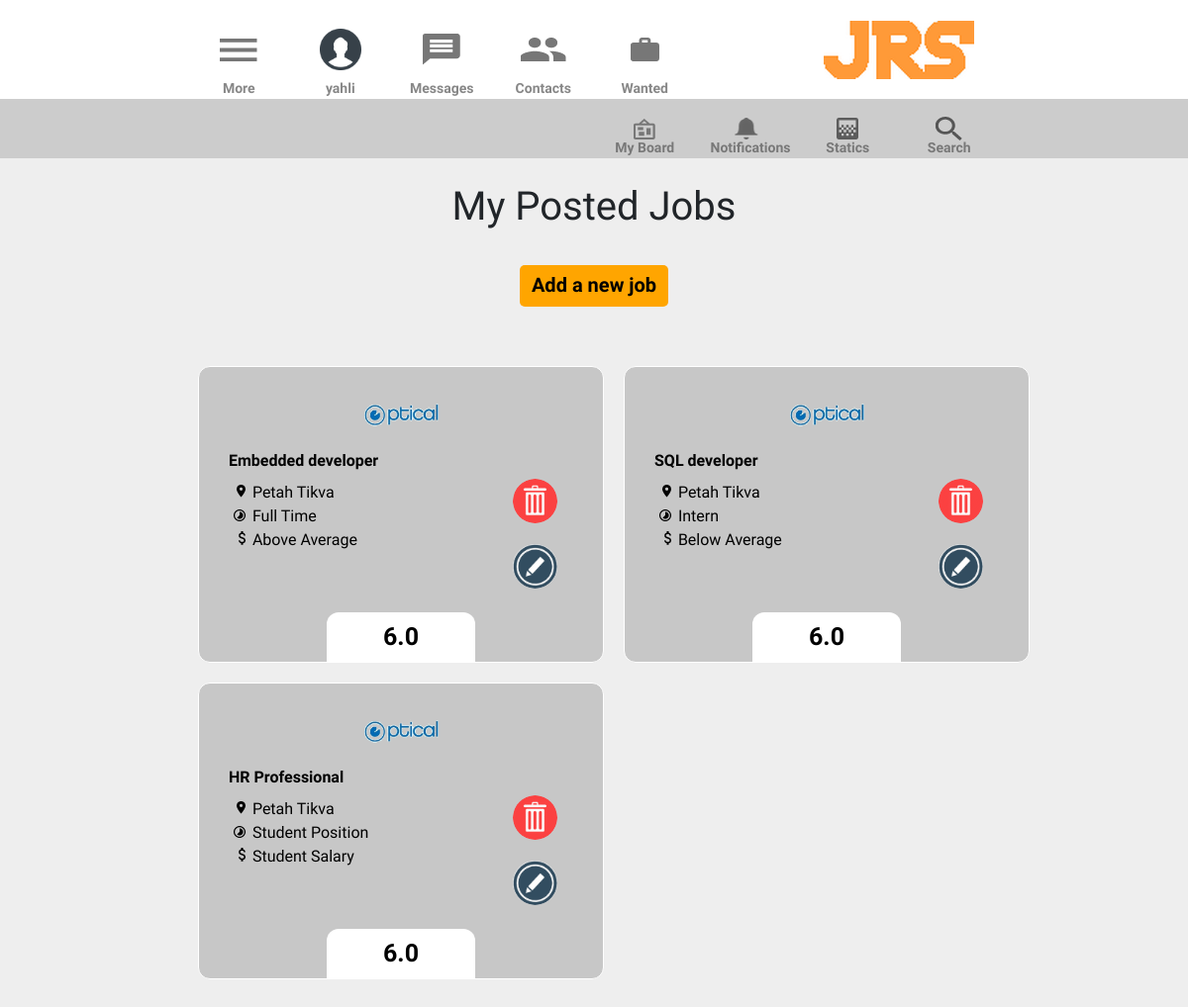
The page /myjobs (signed in) on the database its author committed.
### mainapp/models.py (models this page shows)
class jrsUser(models.Model):
    username = models.CharField(max_length=20, primary_key=True)
    email = models.EmailField()
    location = models.CharField(max_length=40)
    company = models.CharField(max_length=30, default='')
    users = models.Manager()

class job(models.Model):
    id = models.IntegerField(primary_key=True)
    postedby = models.CharField(max_length=20, default='Sharon')
    company = models.CharField(max_length=30)
    title = models.CharField(max_length=20)
    jobType = models.CharField(max_length=15)
    salary = models.CharField(max_length=15)
    jobDescription = models.CharField(max_length=800)
    logo = models.ImageField(upload_to = 'static/mainapp/assets/images')
    rank = models.FloatField()
    location = models.CharField(max_length=40, default='Not specified')
    mustmeet1 = models.CharField(max_length=30, default='')
    mustmeet2 = models.CharField(max_length=30, default='')
    mustmeet3 = models.CharField(max_length=30, default='')
    mustmeet4 = models.CharField(max_length=30, default='')
    mustmeet5 = models.CharField(max_length=30, default='')
    mustmeet6 = models.CharField(max_length=30, default='')
    objects = models.Manager()

### mainapp/views.py (the view)
# urls.py: path('myjobs', views.myJobs, name="myJobs"),
def myJobs(request):
    if not request.user.is_authenticated:
        return render(request, 'index.html')
    jobs = job.objects.all().filter(postedby=request.user.username)
    listsize = len(jobs)
    jrsuser = jrsUser.users.get(username=request.user.username)
    return render(request, 'myjobs.html', {'logged':jrsuser, 'jobs':jobs, 'size':listsize})

### mainapp/templates/myjobs.html (shortened to what this page needs)
<!DOCTYPE html>
<html lang="en">
<head>
    <link rel="stylesheet" href="https://stackpath.bootstrapcdn.com/bootstrap/4.5.0/css/bootstrap.min.css"
>
    <link href="../static/mainapp/assets/css/style.css" rel="stylesheet">
</head>
<body>
    <header>
        <div class="row" id="myHeader">
            <div class="col-md-2 side-col"></div>
            <div class="col-md-1 headerLink" id="burger-menu">
                <a href="#">
                    <div class="linkText">More</div>
                </a>
            </div>
            <div class="col-md-1 headerLink" id="user-welcome">
                <a href="#" id="userBox" onclick="userBoxToggler()">
                    <div class="linkText">{{logged.username}}</div>
                </a>
            </div>
            <div class="col-md-1 headerLink" id="messages">
                <a href="#">
                    <div class="linkText">Messages</div>
                </a>
            </div>
            <div class="col-md-1 headerLink" id="contacts">
                <a href="#">
                    <div class="linkText">Contacts</div>
                </a>
            </div>
            <div class="col-md-1 headerLink" id="wanted">
                <a href="#">
                    <div class="linkText">Wanted</div>
                </a>
            </div>
            <div class="col-md-1 side-col"> </div>
            <div class="col-md-2" id="logo">
                <a href="main"></a>
            </div>
            <div class="col-md-2 side-col"></div>
        </div>
    </header>
    <div class="row" id="myNav">
        <div class="col-md-2 side-col"></div>
        <div class="col-md-4 side-col"></div>
        <div class="col-md-1 navLink" id="my-board">
            <a href="#">
                <div class="linkText bottomText">My Board</div>
            </a>
        </div>
        <div class="col-md-1 navLink" id="notifications">
            <a href="#">
                <div class="linkText bottomText">Notifications</div>
            </a>
        </div>
        <div class="col-md-1 navLink" id="statics">
            <a href="#">
                <div class="linkText bottomText">Statics</div>
            </a>
        </div>
        <div class="col-md-1 navLink" id="search">
            <a href="#">
                <div class="linkText bottomText">Search</div>
            </a>
        </div>
        <div class="col-md-2 side-col"></div>
    </div>
    <main>
        <h1 class="companyHeader">My Posted Jobs</h1>
        <div class="addjobBtn">
            <a href="addJobForm" alt="Add Job">Add a new job</a>
        </div>
        {% for job in jobs %}
        {% if forloop.counter0 < 6 %}
            {% if forloop.counter0 == 0 or forloop.counter0 == 2 or forloop.counter0 == 4 %}
            <div class="row">
                <div class="col-md-2 side-col"></div>
            {% endif %}
                <div class="col-md-4 forList">
                    <a href="editjob/{{job.id}}" class="jobDetails myjob" style="background-image: url('../static/mainapp/assets/images/{{job.logo}}');">
                        <h6>{{job.title}}</h6>
                        <ul class='cardUL'>
                            <li class='locationIcon'> {{job.location}} </li>
                            <li class='typeIcon'>{{job.jobType}}</li>
                            <li class='paymentIcon'> {{job.salary}} </li>
                        </ul>
                        <div class='ratingOnCard'>{{job.rank}}</div>
                        <a href="#" id="delbtn" name="{{job.id}}" alt="Delete" class="delete-icon" onclick="delButton(this)"></a>
                        <a href="editjob/{{job.id}}" id="editbtn" alt="Edit" class="edit-icon"></a>
                    </a>
                </div>
                {% if forloop.counter0 == 1 or forloop.counter0 == 3 or forloop.counter0 == 5 %}
                </div>
            {% endif %}
        {% endif %}
        {% endfor %}
    </main>
</body>
</html>

### mainapp/static/mainapp/assets/css/style.css (style rules this page uses)
* { font-family: 'Saira', sans-serif; margin: 0; padding: 0; }
a { text-decoration: none !important; color: #555555; }
main { margin-bottom: 25px; }
body { background-color: #eeeeee; margin: 0; padding: 0; overflow-x: hidden; }
#myHeader { background-color: rgb(255, 255, 255); height: 100px; }
#myNav { height: 60px; background-color: rgb(204, 204, 204); }
.headerLink { position: relative; }
.headerLink a { position: relative; display: block; height: 100%; width: 100%; opacity: 70%; }
.navLink { position: relative; }
.navLink a { position: relative; display: block; height: 100%; width: 100%; opacity: 70%; }
#logo a { display: block; background: url(../images/logo-jrs.png) no-repeat; background-position: center; height: 100%; width: 100%; }
.linkText { position: absolute; bottom: 0; width: 100%; text-align: center; font-size: 14px; font-weight: bolder; }
.bottomText { padding-bottom: 0px; }
#burger-menu { background: url(../images/burger-menu.png) no-repeat center; }
#user-welcome { background: url(../images/login-icon.png) no-repeat center; background-size: 42px 42px; }
#contacts { background: url(../images/contacts.png) no-repeat center; }
#messages { background: url(../images/messages.png) no-repeat center; }
#wanted { background: url(../images/wanted.png) no-repeat center; }
#my-board { background: url(../images/board.png) no-repeat center; }
#notifications { background: url(../images/notification.png) no-repeat center; }
#statics { background: url(../images/statistics.png) no-repeat center; }
#search { background: url(../images/search-icon.png) no-repeat center; }
.forList { position: relative; height: 300px; border: 1px solid white; margin: 10px; border-radius: 12px; background-color: rgb(199, 199, 199); }
.jobDetails { color: black; position: relative; background: 50% 5% no-repeat; background-size: 75px 75px; display: block; height: 100%; width: 100%; }
.addjobBtn { margin: 0 auto; background-color: orange; width: 150px; line-height: 40px; text-align: center; margin-bottom: 50px; border-radius: 5px; }
.addjobBtn a { font-size: 20px; font-weight: bold; margin: 0 auto; color: black }
.delete-icon { background: url(../images/delete-bin.png); bottom: 62%; }
.edit-icon { background: url(../images/edit2.png); bottom: 55%; }
.delete-icon, .edit-icon { background-size: 45px; display: block; left: 80%; position: relative; width: 45px; height: 45px; border-radius: 50%; }
.jobDetails h6 { position: absolute; top: 85px; left: 15px; font-weight: bold; }
.jobDetails ul { position: absolute; left: 5px; top: 115px; list-style-position: outside; }
.locationIcon { list-style: url(../images/small_loaction_icon.png); }
.typeIcon { list-style: url(../images/small_clock_icon.png); }
.paymentIcon { list-style: url(../images/small_dollar_icon.png); }
.ratingOnCard { display: block; height: 50px; width: 150px; position: absolute; bottom: 0; left: calc(50% - 75px); background-color: white; border-radius: 12px 12px 0 0; text-align: center; line-height: 50px; font-size: 25px; font-weight: bolder; }
.companyHeader { height: 100px; padding-top: 25px; text-align: center; }
.cardUL { margin-left: 5%; padding-left: 15px; }

### rows shown on the page
jrsUser: username "yahli"
job: logo (picture), title "Embedded developer", location "Petah Tikva", jobType "Full Time", salary "Above Average", rank "6.0"
job: logo (picture), title "SQL developer", location "Petah Tikva", jobType "Intern", salary "Below Average", rank "6.0"
job: logo (picture), title "HR Professional", location "Petah Tikva", jobType "Student Position", salary "Student Salary", rank "6.0"
